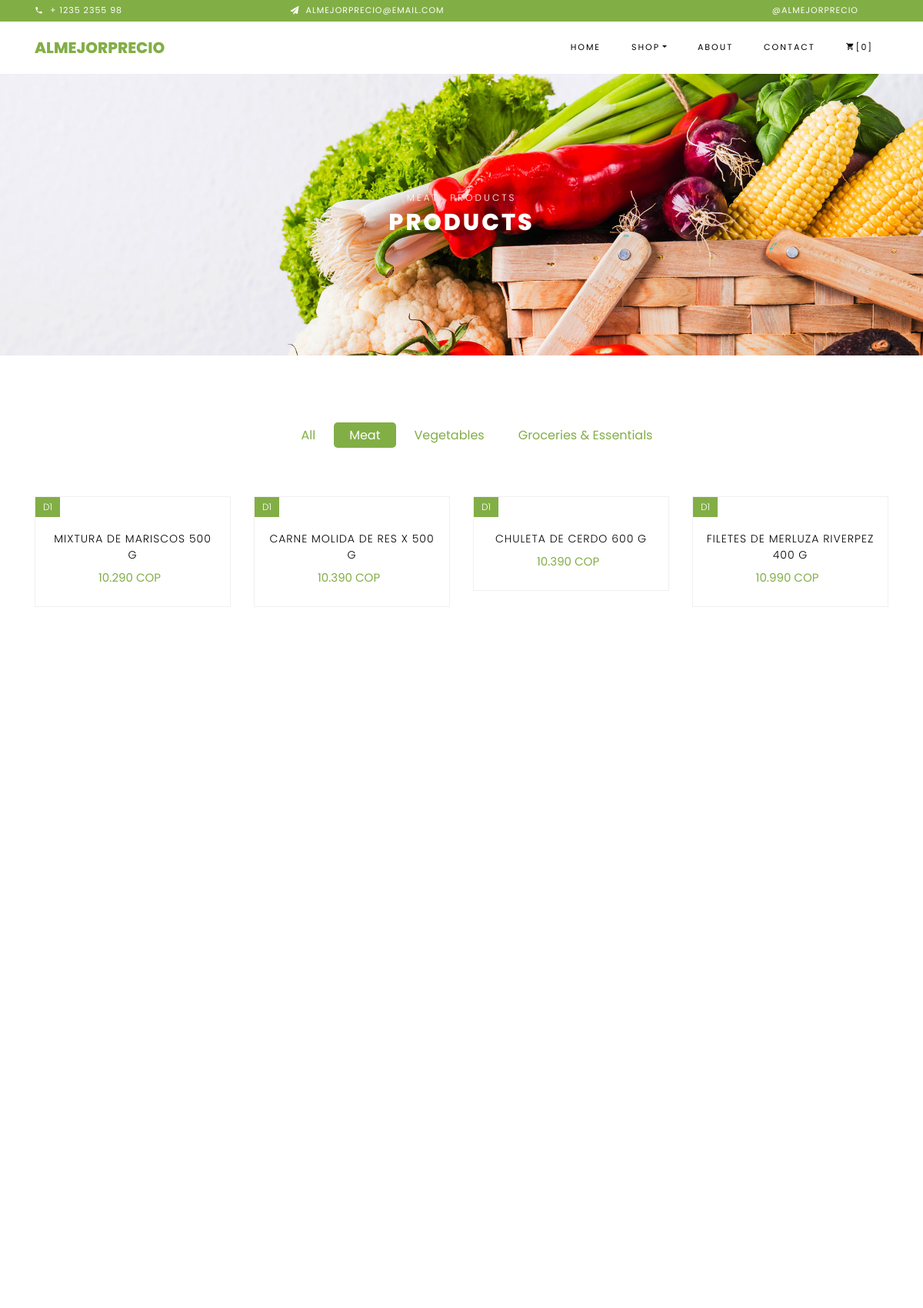
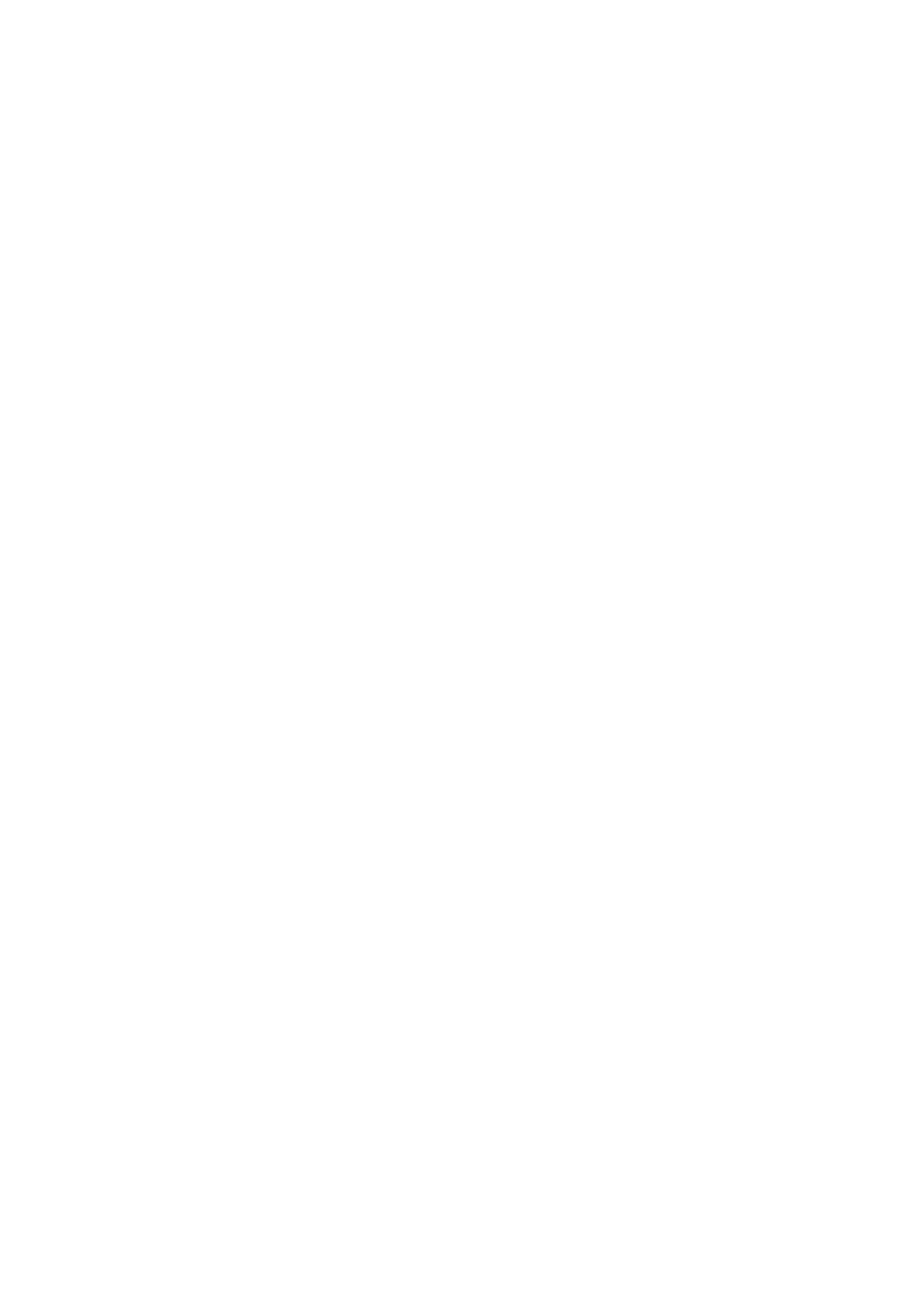
Page /test.html (upper part) on the committed database (2 pictures, top to bottom).
### website/models.py (models this page shows)
class Carnes(models.Model):
    producto = models.TextField(db_column='Producto', blank=True, null=True)
    precio = models.FloatField(db_column='Precio', blank=True, null=True)
    supermercado = models.ForeignKey(
        'Supermercados', models.DO_NOTHING, db_column='Supermercado_id', blank=True, null=True)
    imagen_url = models.TextField(
        db_column='Imagen_url', blank=True, null=True)
    url = models.TextField(db_column='Url', blank=True, null=True)
    class Meta:
        managed = True
        db_table = 'Carnes'

class Supermercados(models.Model):
    supermercado_id = models.AutoField(
        db_column='Supermercado_id', primary_key=True, blank=True, null=False)
    nombre = models.TextField(db_column='Nombre', blank=True, null=True)
    class Meta:
        managed = True
        db_table = 'Supermercados'

### website/views.py (the view)
# urls.py: path('test.html', views.test, name="test"),
def test(request):
    carness = Carnes.objects.all().order_by('precio')
    supermercados = Supermercados.objects.all()
    return render(request, 'test.html', {'carness': carness, 'supermercados': supermercados})

### website/templates/test.html (shortened to what this page needs)
{% load static %}
<!DOCTYPE html>
<html lang="en">
  <head>
    <link rel="stylesheet" href="{% static 'website/css/open-iconic-bootstrap.min.css' %}">
    <link rel="stylesheet" href="{% static 'website/css/animate.css' %}">
    <link rel="stylesheet" href="{% static 'website/css/owl.carousel.min.css' %}">
    <link rel="stylesheet" href="{% static 'website/css/owl.theme.default.min.css' %}">
    <link rel="stylesheet" href="{% static 'website/css/magnific-popup.css' %}">
    <link rel="stylesheet" href="{% static 'website/css/aos.css' %}">
    <link rel="stylesheet" href="{% static 'website/css/ionicons.min.css' %}">
    <link rel="stylesheet" href="{% static 'website/css/bootstrap-datepicker.css'%}">
    <link rel="stylesheet" href="{% static 'website/css/jquery.timepicker.css'%}">
    <link rel="stylesheet" href="{% static 'website/css/flaticon.css' %}">
    <link rel="stylesheet" href="{% static 'website/css/icomoon.css' %}">
    <link rel="stylesheet" href="{% static 'website/css/style.css' %}">
  </head>
  <body class="goto-here">
		<div class="py-1 bg-primary">
    	<div class="container">
    		<div class="row no-gutters d-flex align-items-start align-items-center px-md-0">
	    		<div class="col-lg-12 d-block">
		    		<div class="row d-flex">
		    			<div class="col-md pr-4 d-flex topper align-items-center">
					    	<div class="icon mr-2 d-flex justify-content-center align-items-center"><span class="icon-phone2"></span></div>
						    <span class="text">+ 1235 2355 98</span>
					    </div>
					    <div class="col-md pr-4 d-flex topper align-items-center">
					    	<div class="icon mr-2 d-flex justify-content-center align-items-center"><span class="icon-paper-plane"></span></div>
						    <span class="text">Almejorprecio@email.com</span>
					    </div>
					    <div class="col-md-5 pr-4 d-flex topper align-items-center text-lg-right">
						    <span class="text">@Almejorprecio</span>
					    </div>
				    </div>
			    </div>
		    </div>
		  </div>
    </div>
    <nav class="navbar navbar-expand-lg navbar-dark ftco_navbar bg-dark ftco-navbar-light" id="ftco-navbar">
	    <div class="container">
	      <a class="navbar-brand" href="index.html">Almejorprecio</a>
	      <div class="collapse navbar-collapse" id="ftco-nav">
	        <ul class="navbar-nav ml-auto">
	          <li class="nav-item"><a href="index.html" class="nav-link">Home</a></li>
	          <li class="nav-item active dropdown">
              <a class="nav-link dropdown-toggle" href="#" id="dropdown04" data-toggle="dropdown" aria-haspopup="true" aria-expanded="false">Shop</a>
            </li>
	          <li class="nav-item"><a href="about.html" class="nav-link">About</a></li>
	          <li class="nav-item"><a href="contact.html" class="nav-link">Contact</a></li>
	          <li class="nav-item cta cta-colored"><a href="cart.html" class="nav-link"><span class="icon-shopping_cart"></span>[0]</a></li>
	        </ul>
	      </div>
	    </div>
	  </nav>
    <div class="hero-wrap hero-bread" style="background-image: url('{% static 'website/images/bg_1.jpg' %}');">
      <div class="container">
        <div class="row no-gutters slider-text align-items-center justify-content-center">
          <div class="col-md-9 ftco-animate text-center">
          	<p class="breadcrumbs"><span class="mr-2"><a href="#">Meat</a></span> <span>Products</span></p>
            <h1 class="mb-0 bread">Products</h1>
          </div>
        </div>
      </div>
    </div>
    <section class="ftco-section">
    	<div class="container">
    		<div class="row justify-content-center">
    			<div class="col-md-10 mb-5 text-center">
    				<ul class="product-category">
    					<li><a href="shop.html">All</a></li>
    					<li><a href="Meat.html" class="active">Meat</a></li>
    					<li><a href="Vegetables.html">Vegetables</a></li>
    					<li><a href="Groceries.html">Groceries &amp; Essentials</a></li>
    				</ul>
    			</div>
    		</div>
    		<div class="row">
                {% for carnes in carness %}
                {% if carnes.precio != "" %}
    			<div class="col-md-6 col-lg-3 ftco-animate">
    				<div class="product">
    					<a href="{{ carnes.url }}" target="_blank" class="img-prod"><img class="img-fluid" src="{{ carnes.imagen_url }}" alt="Colorlib Template">
                            <span class="status">{{ carnes.supermercado.nombre }}</span>
    					</a>
    					<div class="text py-3 pb-4 px-3 text-center">
    						<h3><a href="#">{{ carnes.producto }}</a></h3>
    						<div class="d-flex">
    							<div class="pricing">
		    						<p class="price"><span class="mr-2 price-sale">{{ carnes.precio }} COP</span></p>
		    					</div>
	    					</div>
    					</div>
    				</div>
    			</div>
                {% endif %}
                {% endfor %}
    		</div>
    	</div>
    </section>
  </body>
</html>

### static/website/css/icomoon.css (style rules this page uses)
[class^="icon-"], [class*=" icon-"] { font-family: 'icomoon' !important; speak: none; font-style: normal; font-weight: normal; font-variant: normal; text-transform: none; line-height: 1; -webkit-font-smoothing: antialiased; -moz-osx-font-smoothing: grayscale; }
.icon-paper-plane:before { content: "\f1d8"; }
.icon-phone2:before { content: "\e0cd"; }
.icon-shopping_cart:before { content: "\e8cc"; }

### rows in the picture
Carnes: supermercado.nombre "D1", producto "MIXTURA DE MARISCOS 500 G", precio "10.290"
Carnes: supermercado.nombre "D1", producto "CARNE MOLIDA DE RES X 500 G", precio "10.390"
Carnes: supermercado.nombre "D1", producto "CHULETA DE CERDO 600 G", precio "10.390"
Carnes: supermercado.nombre "D1", producto "FILETES DE MERLUZA RIVERPEZ 400 G", precio "10.990"
